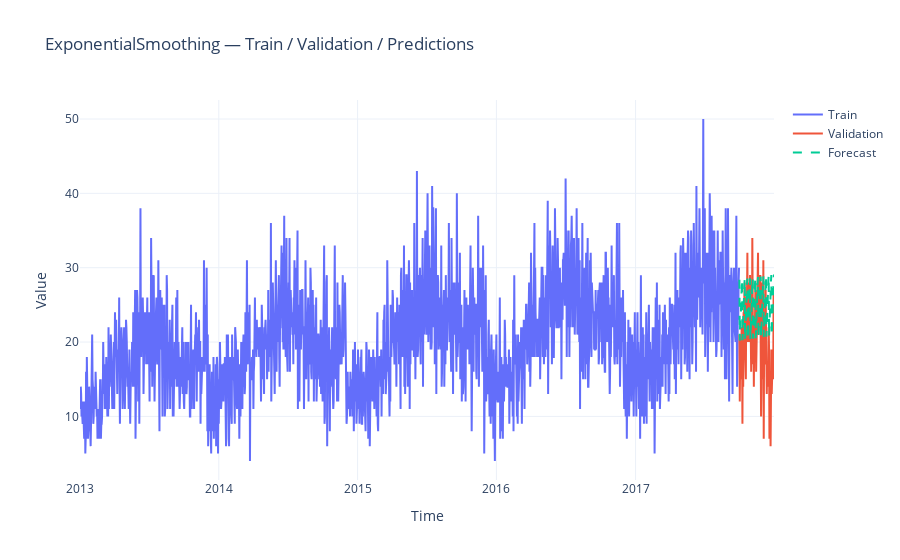

Here is the notebook cell this chart was saved with:
### Code cell
plot_forecasts(
    train=train,        
    val=val,            
    preds=forecast_es,     
    title="ExponentialSmoothing — Train / Validation / Predictions"
)
